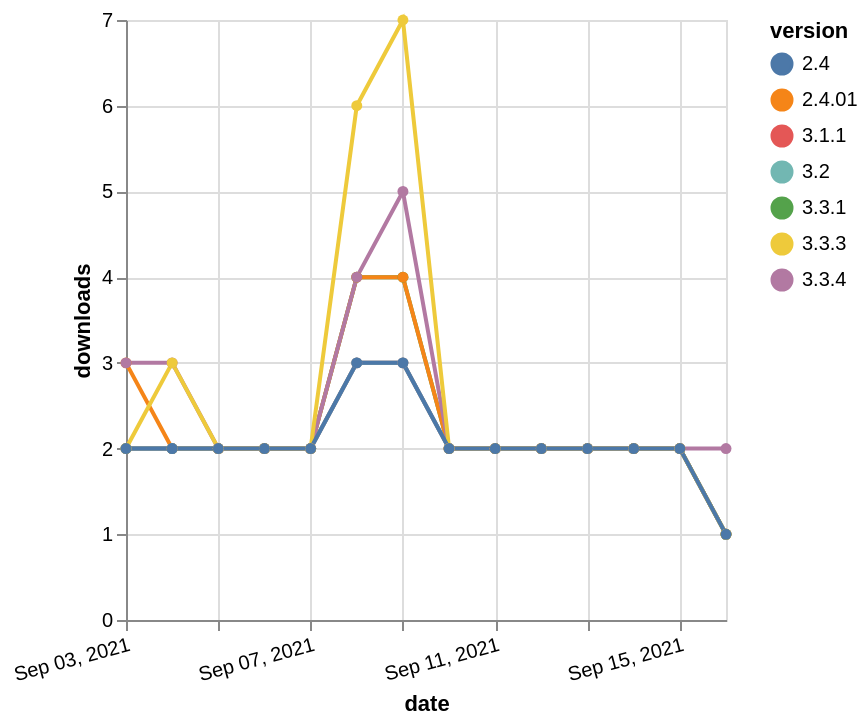

Here is the Vega-Lite specification saved for this chart:
### Vega-Lite specification from a JSON file in a GitHub repository (floating-point values rounded to 4 significant figures)
{"$schema": "https://vega.github.io/schema/vega-lite/v5.json", "description": "A simple bar chart with embedded data.", "data": {"values": [{"date": "2021-09-03", "total": 2525, "delta": 2, "version": "3.3.1"}, {"date": "2021-09-04", "total": 2527, "delta": 2, "version": "3.3.1"}, {"date": "2021-09-05", "total": 2529, "delta": 2, "version": "3.3.1"}, {"date": "2021-09-06", "total": 2531, "delta": 2, "version": "3.3.1"}, {"date": "2021-09-07", "total": 2533, "delta": 2, "version": "3.3.1"}, {"date": "2021-09-08", "total": 2537, "delta": 4, "version": "3.3.1"}, {"date": "2021-09-09", "total": 2541, "delta": 4, "version": "3.3.1"}, {"date": "2021-09-10", "total": 2543, "delta": 2, "version": "3.3.1"}, {"date": "2021-09-11", "total": 2545, "delta": 2, "version": "3.3.1"}, {"date": "2021-09-12", "total": 2547, "delta": 2, "version": "3.3.1"}, {"date": "2021-09-13", "total": 2549, "delta": 2, "version": "3.3.1"}, {"date": "2021-09-14", "total": 2551, "delta": 2, "version": "3.3.1"}, {"date": "2021-09-15", "total": 2553, "delta": 2, "version": "3.3.1"}, {"date": "2021-09-16", "total": 2554, "delta": 1, "version": "3.3.1"}, {"date": "2021-09-03", "total": 2835, "delta": 2, "version": "3.1.1"}, {"date": "2021-09-04", "total": 2837, "delta": 2, "version": "3.1.1"}, {"date": "2021-09-05", "total": 2839, "delta": 2, "version": "3.1.1"}, {"date": "2021-09-06", "total": 2841, "delta": 2, "version": "3.1.1"}, {"date": "2021-09-07", "total": 2843, "delta": 2, "version": "3.1.1"}, {"date": "2021-09-08", "total": 2846, "delta": 3, "version": "3.1.1"}, {"date": "2021-09-09", "total": 2849, "delta": 3, "version": "3.1.1"}, {"date": "2021-09-10", "total": 2851, "delta": 2, "version": "3.1.1"}, {"date": "2021-09-11", "total": 2853, "delta": 2, "version": "3.1.1"}, {"date": "2021-09-12", "total": 2855, "delta": 2, "version": "3.1.1"}, {"date": "2021-09-13", "total": 2857, "delta": 2, "version": "3.1.1"}, {"date": "2021-09-14", "total": 2859, "delta": 2, "version": "3.1.1"}, {"date": "2021-09-15", "total": 2861, "delta": 2, "version": "3.1.1"}, {"date": "2021-09-16", "total": 2862, "delta": 1, "version": "3.1.1"}, {"date": "2021-09-03", "total": 3501, "delta": 3, "version": "2.4.01"}, {"date": "2021-09-04", "total": 3503, "delta": 2, "version": "2.4.01"}, {"date": "2021-09-05", "total": 3505, "delta": 2, "version": "2.4.01"}, {"date": "2021-09-06", "total": 3507, "delta": 2, "version": "2.4.01"}, {"date": "2021-09-07", "total": 3509, "delta": 2, "version": "2.4.01"}, {"date": "2021-09-08", "total": 3513, "delta": 4, "version": "2.4.01"}, {"date": "2021-09-09", "total": 3517, "delta": 4, "version": "2.4.01"}, {"date": "2021-09-10", "total": 3519, "delta": 2, "version": "2.4.01"}, {"date": "2021-09-11", "total": 3521, "delta": 2, "version": "2.4.01"}, {"date": "2021-09-12", "total": 3523, "delta": 2, "version": "2.4.01"}, {"date": "2021-09-13", "total": 3525, "delta": 2, "version": "2.4.01"}, {"date": "2021-09-14", "total": 3527, "delta": 2, "version": "2.4.01"}, {"date": "2021-09-15", "total": 3529, "delta": 2, "version": "2.4.01"}, {"date": "2021-09-16", "total": 3530, "delta": 1, "version": "2.4.01"}, {"date": "2021-09-03", "total": 2608, "delta": 2, "version": "3.2"}, {"date": "2021-09-04", "total": 2610, "delta": 2, "version": "3.2"}, {"date": "2021-09-05", "total": 2612, "delta": 2, "version": "3.2"}, {"date": "2021-09-06", "total": 2614, "delta": 2, "version": "3.2"}, {"date": "2021-09-07", "total": 2616, "delta": 2, "version": "3.2"}, {"date": "2021-09-08", "total": 2619, "delta": 3, "version": "3.2"}, {"date": "2021-09-09", "total": 2622, "delta": 3, "version": "3.2"}, {"date": "2021-09-10", "total": 2624, "delta": 2, "version": "3.2"}, {"date": "2021-09-11", "total": 2626, "delta": 2, "version": "3.2"}, {"date": "2021-09-12", "total": 2628, "delta": 2, "version": "3.2"}, {"date": "2021-09-13", "total": 2630, "delta": 2, "version": "3.2"}, {"date": "2021-09-14", "total": 2632, "delta": 2, "version": "3.2"}, {"date": "2021-09-15", "total": 2634, "delta": 2, "version": "3.2"}, {"date": "2021-09-16", "total": 2635, "delta": 1, "version": "3.2"}, {"date": "2021-09-03", "total": 887, "delta": 3, "version": "3.3.4"}, {"date": "2021-09-04", "total": 890, "delta": 3, "version": "3.3.4"}, {"date": "2021-09-05", "total": 892, "delta": 2, "version": "3.3.4"}, {"date": "2021-09-06", "total": 894, "delta": 2, "version": "3.3.4"}, {"date": "2021-09-07", "total": 896, "delta": 2, "version": "3.3.4"}, {"date": "2021-09-08", "total": 900, "delta": 4, "version": "3.3.4"}, {"date": "2021-09-09", "total": 905, "delta": 5, "version": "3.3.4"}, {"date": "2021-09-10", "total": 907, "delta": 2, "version": "3.3.4"}, {"date": "2021-09-11", "total": 909, "delta": 2, "version": "3.3.4"}, {"date": "2021-09-12", "total": 911, "delta": 2, "version": "3.3.4"}, {"date": "2021-09-13", "total": 913, "delta": 2, "version": "3.3.4"}, {"date": "2021-09-14", "total": 915, "delta": 2, "version": "3.3.4"}, {"date": "2021-09-15", "total": 917, "delta": 2, "version": "3.3.4"}, {"date": "2021-09-16", "total": 919, "delta": 2, "version": "3.3.4"}, {"date": "2021-09-03", "total": 2967, "delta": 2, "version": "3.3.3"}, {"date": "2021-09-04", "total": 2970, "delta": 3, "version": "3.3.3"}, {"date": "2021-09-05", "total": 2972, "delta": 2, "version": "3.3.3"}, {"date": "2021-09-06", "total": 2974, "delta": 2, "version": "3.3.3"}, {"date": "2021-09-07", "total": 2976, "delta": 2, "version": "3.3.3"}, {"date": "2021-09-08", "total": 2982, "delta": 6, "version": "3.3.3"}, {"date": "2021-09-09", "total": 2989, "delta": 7, "version": "3.3.3"}, {"date": "2021-09-10", "total": 2991, "delta": 2, "version": "3.3.3"}, {"date": "2021-09-11", "total": 2993, "delta": 2, "version": "3.3.3"}, {"date": "2021-09-12", "total": 2995, "delta": 2, "version": "3.3.3"}, {"date": "2021-09-13", "total": 2997, "delta": 2, "version": "3.3.3"}, {"date": "2021-09-14", "total": 2999, "delta": 2, "version": "3.3.3"}, {"date": "2021-09-15", "total": 3001, "delta": 2, "version": "3.3.3"}, {"date": "2021-09-16", "total": 3002, "delta": 1, "version": "3.3.3"}, {"date": "2021-09-03", "total": 2573, "delta": 2, "version": "2.4"}, {"date": "2021-09-04", "total": 2575, "delta": 2, "version": "2.4"}, {"date": "2021-09-05", "total": 2577, "delta": 2, "version": "2.4"}, {"date": "2021-09-06", "total": 2579, "delta": 2, "version": "2.4"}, {"date": "2021-09-07", "total": 2581, "delta": 2, "version": "2.4"}, {"date": "2021-09-08", "total": 2584, "delta": 3, "version": "2.4"}, {"date": "2021-09-09", "total": 2587, "delta": 3, "version": "2.4"}, {"date": "2021-09-10", "total": 2589, "delta": 2, "version": "2.4"}, {"date": "2021-09-11", "total": 2591, "delta": 2, "version": "2.4"}, {"date": "2021-09-12", "total": 2593, "delta": 2, "version": "2.4"}, {"date": "2021-09-13", "total": 2595, "delta": 2, "version": "2.4"}, {"date": "2021-09-14", "total": 2597, "delta": 2, "version": "2.4"}, {"date": "2021-09-15", "total": 2599, "delta": 2, "version": "2.4"}, {"date": "2021-09-16", "total": 2600, "delta": 1, "version": "2.4"}]}, "width": "container", "mark": {"type": "line", "point": {"filled": true}}, "encoding": {"x": {"field": "date", "type": "temporal", "timeUnit": "yearmonthdate", "title": "date", "axis": {"labelAngle": -15}}, "y": {"field": "delta", "type": "quantitative", "title": "downloads"}, "color": {"field": "version", "type": "nominal"}, "tooltip": {"field": "delta"}}}
